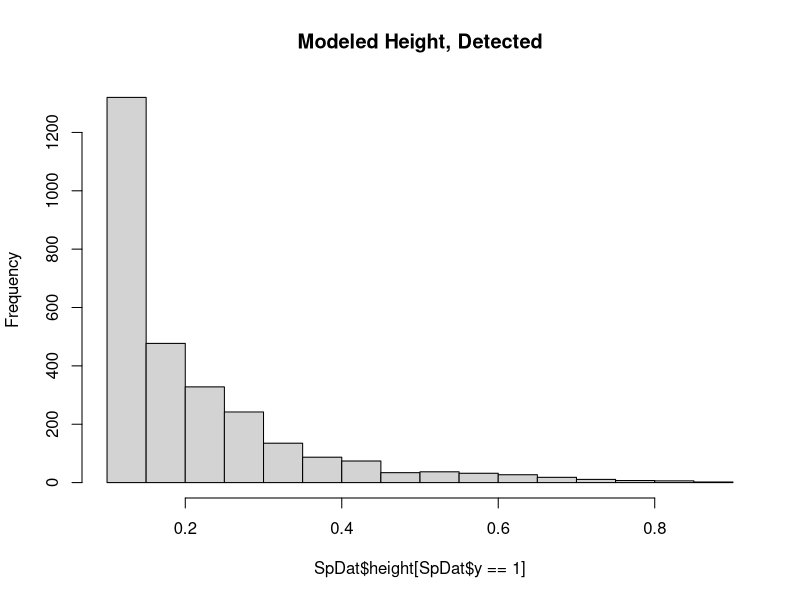
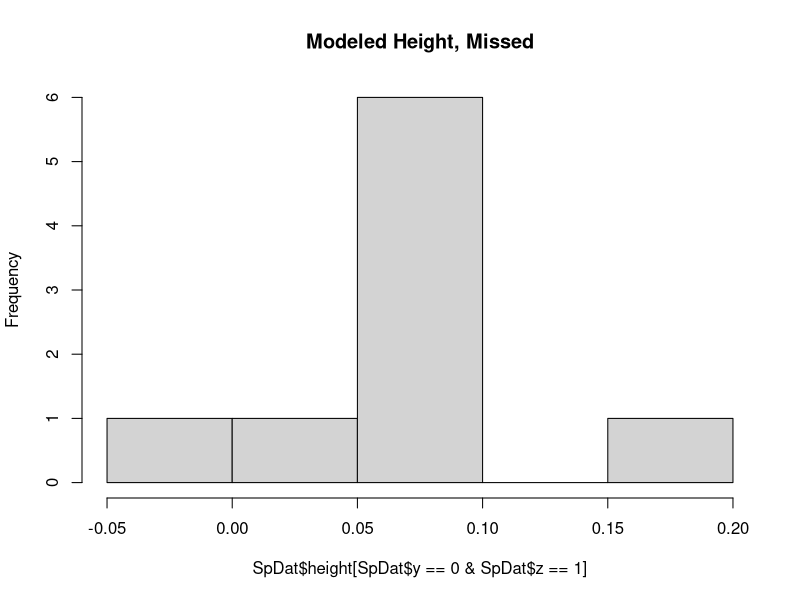
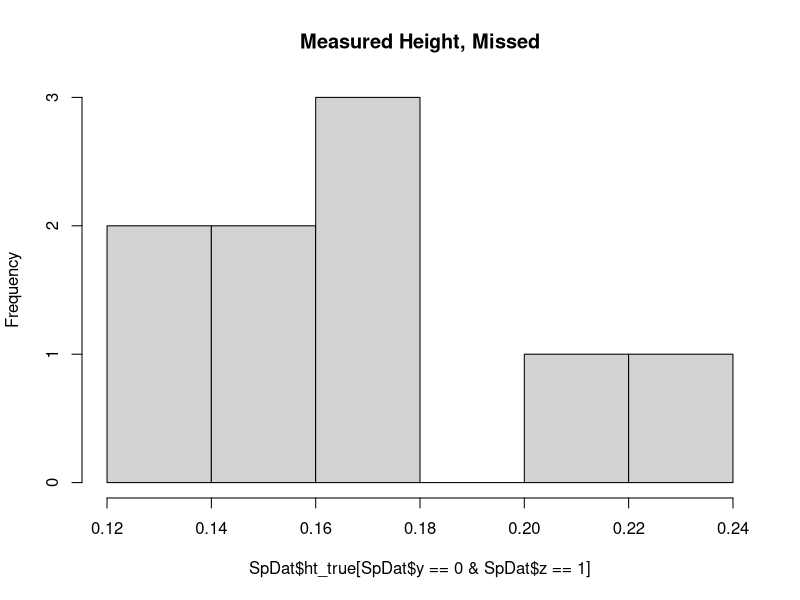
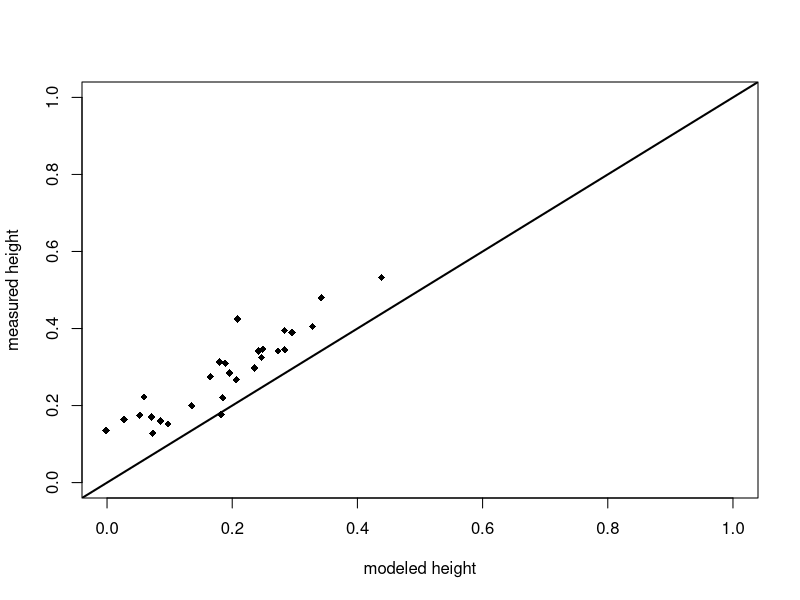
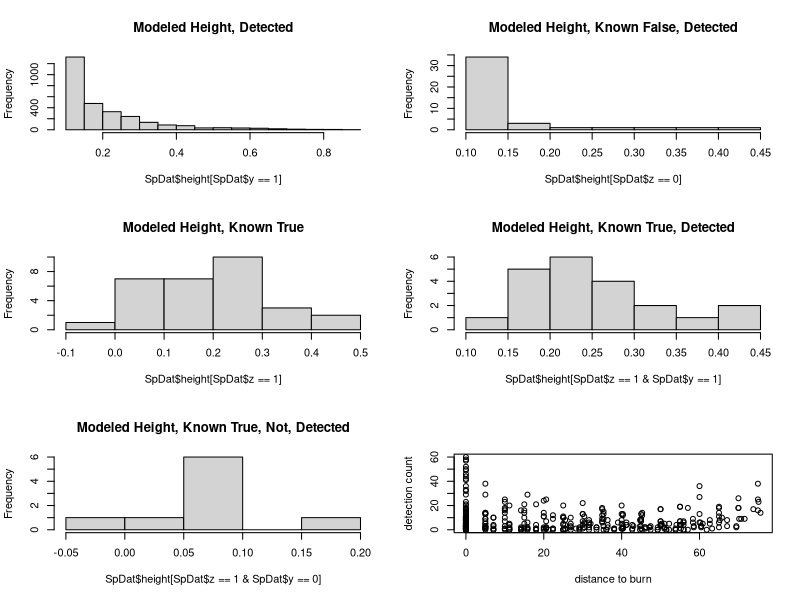
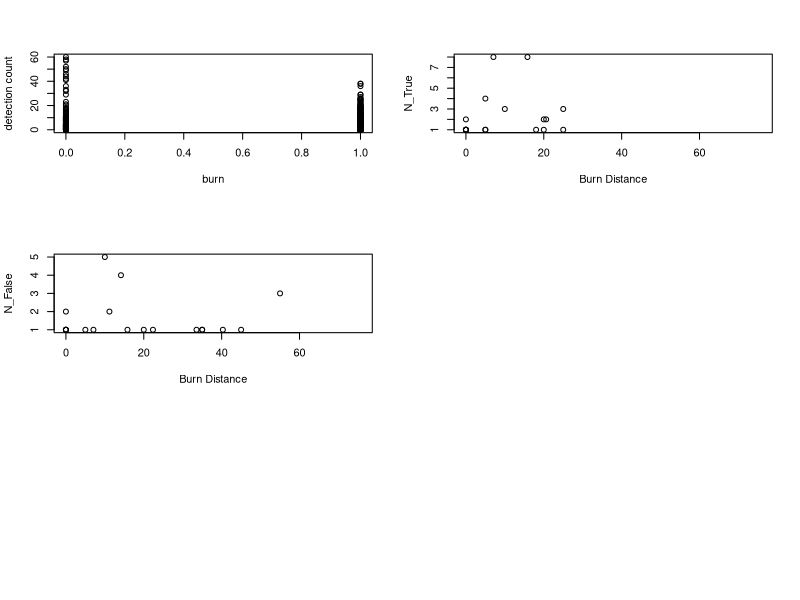

Source code (R) for these figures, in order:
## ---- chunk 1
CellDat<-read.csv("data/model_input/celldat.csv")
SpDat<-read.csv("data/model_input/spdat_joint0.csv")
SpDat$z[SpDat$z==101]<-NA
hist(SpDat$height[SpDat$y==1], main="Modeled Height, Detected")
## ---- chunk 2
hist(SpDat$height[SpDat$y==0 & SpDat$z==1], main='Modeled Height, Missed')
hist(SpDat$ht_true[SpDat$y==0 & SpDat$z==1], main='Measured Height, Missed')

## ---- chunk 3
plot(SpDat$height, SpDat$ht_true, xlab='modeled height', ylab='measured height', xlim=c(0, 1), ylim=c(0, 1), pch=18)
abline(0, 1, lwd=2)
## ---- chunk 4
par(mfrow=c(3,2))
hist(SpDat$height[SpDat$y==1], main="Modeled Height, Detected")
hist(SpDat$height[SpDat$z==0], main="Modeled Height, Known False, Detected")
hist(SpDat$height[SpDat$z==1], main="Modeled Height, Known True")
hist(SpDat$height[SpDat$z==1 & SpDat$y==1], main="Modeled Height, Known True, Detected")
hist(SpDat$height[SpDat$z==1 & SpDat$y==0], main="Modeled Height, Known True, Not, Detected")

## ---- chunk 5
plot(CellDat$dist, CellDat$n, xlab='distance to burn', ylab='detection count')
plot(CellDat$burn, CellDat$n, xlab='burn', ylab='detection count')
## ---- chunk 6
library(dplyr)
Trues<-SpDat[SpDat$z==1,] %>% group_by(cellid) %>% summarise(nT=n())
Falses<-SpDat[SpDat$z==0,] %>% group_by(cellid) %>% summarise(nF=n())
colnames(Trues)[1]<-'cid'
colnames(Falses)[1]<-'cid'

CellDat<-left_join(CellDat, Trues)
CellDat<-left_join(CellDat, Falses)

plot(CellDat$dist, CellDat$nF, ylab='N_True', xlab='Burn Distance')
plot(CellDat$dist, CellDat$nT, ylab='N_False', xlab='Burn Distance')
